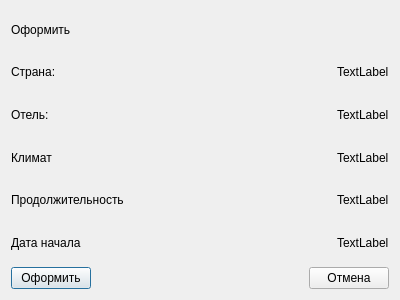
<?xml version="1.0" encoding="UTF-8"?>
<ui version="4.0">
 <class>ConfirmTurWindow</class>
 <widget class="QDialog" name="ConfirmTurWindow">
  <property name="geometry">
   <rect>
    <x>0</x>
    <y>0</y>
    <width>400</width>
    <height>300</height>
   </rect>
  </property>
  <property name="windowTitle">
   <string>Dialog</string>
  </property>
  <layout class="QGridLayout" name="gridLayout">
   <item row="0" column="0">
    <widget class="QLabel" name="label">
     <property name="text">
      <string>Оформить </string>
     </property>
    </widget>
   </item>
   <item row="1" column="0">
    <layout class="QHBoxLayout" name="horizontalLayout_2">
     <item>
      <widget class="QLabel" name="label_2">
       <property name="text">
        <string>Cтрана:</string>
       </property>
      </widget>
     </item>
     <item>
      <spacer name="horizontalSpacer_2">
       <property name="orientation">
        <enum>Qt::Horizontal</enum>
       </property>
       <property name="sizeHint" stdset="0">
        <size>
         <width>18</width>
         <height>20</height>
        </size>
       </property>
      </spacer>
     </item>
     <item>
      <widget class="QLabel" name="CountryLabel">
       <property name="text">
        <string>TextLabel</string>
       </property>
      </widget>
     </item>
    </layout>
   </item>
   <item row="2" column="0">
    <layout class="QHBoxLayout" name="horizontalLayout_3">
     <item>
      <widget class="QLabel" name="label_3">
       <property name="text">
        <string>Отель:</string>
       </property>
      </widget>
     </item>
     <item>
      <spacer name="horizontalSpacer_3">
       <property name="orientation">
        <enum>Qt::Horizontal</enum>
       </property>
       <property name="sizeHint" stdset="0">
        <size>
         <width>18</width>
         <height>20</height>
        </size>
       </property>
      </spacer>
     </item>
     <item>
      <widget class="QLabel" name="HotelLabel">
       <property name="text">
        <string>TextLabel</string>
       </property>
      </widget>
     </item>
    </layout>
   </item>
   <item row="3" column="0">
    <layout class="QHBoxLayout" name="horizontalLayout_4">
     <item>
      <widget class="QLabel" name="label_4">
       <property name="text">
        <string>Климат</string>
       </property>
      </widget>
     </item>
     <item>
      <spacer name="horizontalSpacer_4">
       <property name="orientation">
        <enum>Qt::Horizontal</enum>
       </property>
       <property name="sizeHint" stdset="0">
        <size>
         <width>18</width>
         <height>20</height>
        </size>
       </property>
      </spacer>
     </item>
     <item>
      <widget class="QLabel" name="Climatelabel">
       <property name="text">
        <string>TextLabel</string>
       </property>
      </widget>
     </item>
    </layout>
   </item>
   <item row="4" column="0">
    <layout class="QHBoxLayout" name="horizontalLayout_5">
     <item>
      <widget class="QLabel" name="label_5">
       <property name="text">
        <string>Продолжительность</string>
       </property>
      </widget>
     </item>
     <item>
      <spacer name="horizontalSpacer_5">
       <property name="orientation">
        <enum>Qt::Horizontal</enum>
       </property>
       <property name="sizeHint" stdset="0">
        <size>
         <width>40</width>
         <height>20</height>
        </size>
       </property>
      </spacer>
     </item>
     <item>
      <widget class="QLabel" name="DurationLabel">
       <property name="text">
        <string>TextLabel</string>
       </property>
      </widget>
     </item>
    </layout>
   </item>
   <item row="5" column="0">
    <layout class="QHBoxLayout" name="horizontalLayout_6">
     <item>
      <widget class="QLabel" name="label_6">
       <property name="text">
        <string>Дата начала</string>
       </property>
      </widget>
     </item>
     <item>
      <spacer name="horizontalSpacer_6">
       <property name="orientation">
        <enum>Qt::Horizontal</enum>
       </property>
       <property name="sizeHint" stdset="0">
        <size>
         <width>40</width>
         <height>20</height>
        </size>
       </property>
      </spacer>
     </item>
     <item>
      <widget class="QLabel" name="Dateelabel">
       <property name="text">
        <string>TextLabel</string>
       </property>
      </widget>
     </item>
    </layout>
   </item>
   <item row="6" column="0">
    <layout class="QHBoxLayout" name="horizontalLayout">
     <item>
      <widget class="QPushButton" name="pushButton">
       <property name="text">
        <string>Оформить</string>
       </property>
      </widget>
     </item>
     <item>
      <spacer name="horizontalSpacer">
       <property name="orientation">
        <enum>Qt::Horizontal</enum>
       </property>
       <property name="sizeHint" stdset="0">
        <size>
         <width>40</width>
         <height>20</height>
        </size>
       </property>
      </spacer>
     </item>
     <item>
      <widget class="QPushButton" name="CancelpushButton">
       <property name="text">
        <string>Отмена</string>
       </property>
      </widget>
     </item>
    </layout>
   </item>
  </layout>
 </widget>
 <resources/>
 <connections/>
</ui>
